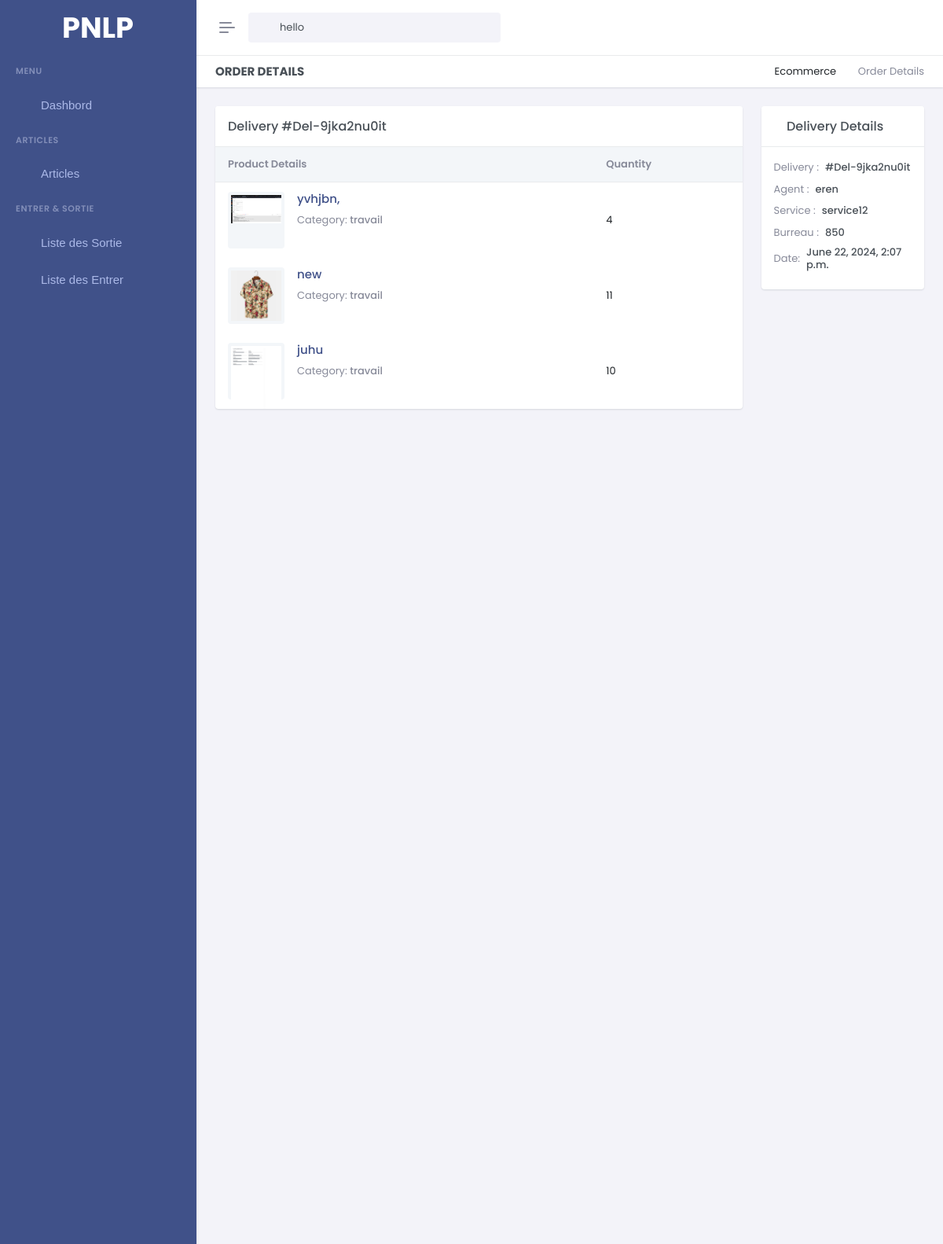
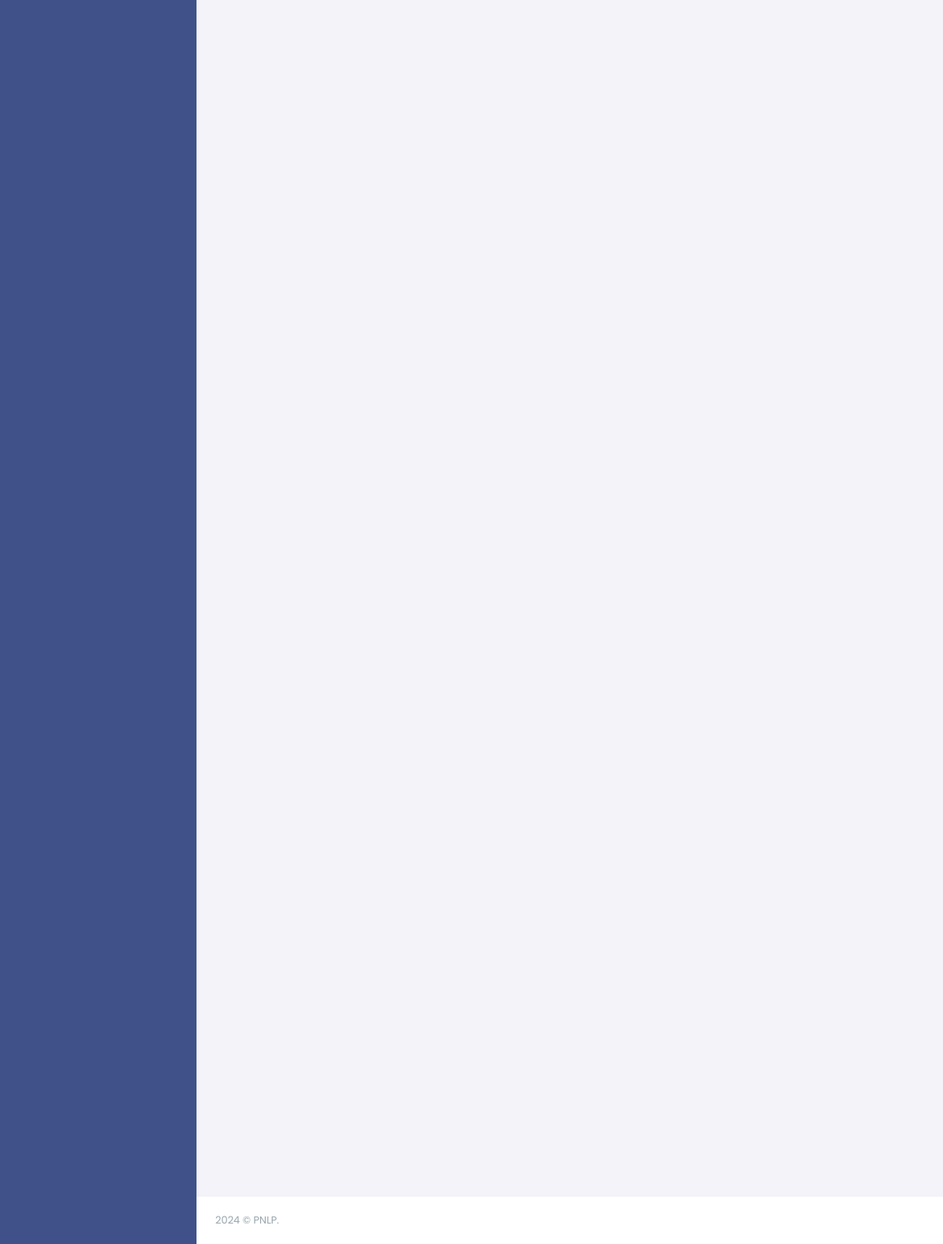
The page /delivery-detail/Del-9jka2nu0it on the database its author committed (2 pictures, top to bottom).
### gestion/models.py (models this page shows, shortened)
class Delivery(models.Model):
    did = ShortUUIDField(unique=True, length=10, max_length= 20 , alphabet='abcdefghijklmnopqrstuvwxyz1234567890' , editable=False,  prefix='Del-')
    user = models.ForeignKey(User, on_delete=models.SET_NULL , null=True , blank=True)
    post = models.CharField(max_length=200)
    service = models.CharField(max_length=200, blank=True, null=True)
    date = models.DateTimeField(auto_now_add=True)

class DeliveryProduct(models.Model):
    delivery = models.ForeignKey(Delivery,on_delete=models.SET_NULL , null=True)
    product = models.ForeignKey(Product,on_delete=models.CASCADE)
    quantity = models.PositiveIntegerField()

class Product(models.Model):
    pid = ShortUUIDField(unique=True, length=10, max_length= 20 , alphabet='abcdefghijklmnopqrstuvwxyz1234567890' , editable=False,  prefix='Prod-')
    title = models.CharField(max_length=100, default='untitle product')
    category = models.ForeignKey(Category,on_delete=models.SET_NULL , null=True , related_name='category')
    quantity = models.PositiveIntegerField()
    description = models.TextField()
    image = models.ImageField(default="./new-document.png", null = False,blank= False, upload_to='product_image' )
    created_at = models.DateTimeField(auto_now_add=True)
    updated_at = models.DateTimeField(auto_now=True)

class Category(models.Model):
    cid = ShortUUIDField(unique=True, length=10, max_length= 20 , alphabet='abcdefghijklmnopqrstuvwxyz1234567890' , editable=False,  prefix='Cat-')
    title = models.CharField(max_length=100, default='untitle category')
    created_at = models.DateTimeField(auto_now_add=True)
    updated_at = models.DateTimeField(auto_now=True)
    def __str__(self):
        return self.title

### userauth/models.py (models this page shows)
class User(AbstractUser):
    id= ShortUUIDField(unique=True, length=4, max_length= 20 ,prefix='', alphabet='1234567890',primary_key=True)
    email = models.EmailField(unique=True)
    username = models.CharField(max_length=60, unique=True)
    image= models.ImageField(default="./default.jpg")
    phone = models.CharField(max_length=200, blank=True, null=True)
    def __str__(self):
        return self.username

### gestion/views.py (the view)
# urls.py: path('delivery-detail/<did>' ,DeliveryDetail, name='delivery'),
def DeliveryDetail(request, did) :
    delivery = Delivery.objects.get(did=did)
    products = DeliveryProduct.objects.filter(delivery=delivery.id)
    context = {
        'delivery':delivery,
        'products':products,
    }
    return render(request, 'pages/deliveries/delivery-detail.html', context)

### gestion/context_processor.py (called while the page is built)
def is_admin(user):
    try:
        admin_profile = AdminProfile.objects.get(user=user)
        return True
    except AdminProfile.DoesNotExist:
        return False

### templates/pages/deliveries/delivery-detail.html (shortened to what this page needs)
{% extends 'base/base.html' %}
{% load static %}
{% block 'content' %}
<div class="main-content">
    <div class="page-content">
        <div class="container-fluid">
            <div class="row">
                <div class="col-12">
                    <div class="page-title-box d-sm-flex align-items-center justify-content-between bg-galaxy-transparent">
                        <h4 class="mb-sm-0">Order Details</h4>
                        <div class="page-title-right">
                            <ol class="breadcrumb m-0">
                                <li class="breadcrumb-item"><a href="javascript: void(0);">Ecommerce</a></li>
                                <li class="breadcrumb-item active">Order Details</li>
                            </ol>
                        </div>
                    </div>
                </div>
            </div>
            <div class="row">
                <div class="col-xl-9">
                    <div class="card">
                        <div class="card-header">
                            <div class="d-flex align-items-center">
                                <h5 class="card-title flex-grow-1 mb-0">Delivery #{{delivery.did}}</h5>
                            </div>
                        </div>
                        <div class="card-body">
                            <div class="table-responsive table-card">
                                <table class="table table-nowrap align-middle table-borderless mb-0">
                                    <thead class="table-light text-muted">
                                        <tr>
                                            <th scope="col">Product Details</th>
                                            <th scope="col">Quantity</th>
                                        </tr>
                                    </thead>
                                    <tbody>
                                        {% for product in products %}
                                        <tr>
                                            <td>
                                                <div class="d-flex">
                                                    <div class="flex-shrink-0 avatar-md bg-light rounded p-1">
                                                        <img src="{{product.product.image.url}}" alt="" class="img-fluid d-block">
                                                    </div>
                                                    <div class="flex-grow-1 ms-3">
                                                        <h5 class="fs-15"><a href="apps-ecommerce-product-details.html" class="link-primary">{{product.product.title}}</a></h5>
                                                        <p class="text-muted mb-0">Category: <span class="fw-medium">{{product.product.category}}</span></p>
                                                    </div>
                                                </div>
                                            </td>
                                            <td class="m-auto">{{product.quantity}}</td>
                                        </tr>
                                        {% endfor %}
                                    </tbody>
                                </table>
                            </div>
                        </div>
                    </div>
                </div>
                <div class="col-xl-3">
                    <div class="card">
                        <div class="card-header">
                            <h5 class="card-title mb-0"><i class="ri-secure-payment-line align-bottom me-1 text-muted"></i>Delivery Details</h5>
                        </div>
                        <div class="card-body">
                            <div class="d-flex align-items-center mb-2">
                                <div class="flex-shrink-0">
                                    <p class="text-muted mb-0">Delivery :</p>
                                </div>
                                <div class="flex-grow-1 ms-2">
                                    <h6 class="mb-0">#{{delivery.did}}</h6>
                                </div>
                            </div>
                            <div class="d-flex align-items-center mb-2">
                                <div class="flex-shrink-0">
                                    <p class="text-muted mb-0">Agent :</p>
                                </div>
                                <div class="flex-grow-1 ms-2">
                                    <h6 class="mb-0">{{delivery.user}}</h6>
                                </div>
                            </div>
                            <div class="d-flex align-items-center mb-2">
                                <div class="flex-shrink-0">
                                    <p class="text-muted mb-0">Service :</p>
                                </div>
                                <div class="flex-grow-1 ms-2">
                                    <h6 class="mb-0">{{delivery.service}}</h6>
                                </div>
                            </div>
                            <div class="d-flex align-items-center mb-2">
                                <div class="flex-shrink-0">
                                    <p class="text-muted mb-0">Burreau :</p>
                                </div>
                                <div class="flex-grow-1 ms-2">
                                    <h6 class="mb-0">{{delivery.post}}</h6>
                                </div>
                            </div>
                            <div class="d-flex align-items-center mb-2">
                                <div class="flex-shrink-0">
                                    <p class="text-muted mb-0">Date:</p>
                                </div>
                                <div class="flex-grow-1 ms-2">
                                    <h6 class="mb-0">{{delivery.date}}</h6>
                                </div>
                            </div>
                        </div>
                    </div>
                </div>
            </div>
        </div>
    </div>
    <footer class="footer">
        <div class="container-fluid">
            <div class="row">
                <div class="col-sm-6">
                </div>
                <div class="col-sm-6">
                    <div class="text-sm-end d-none d-sm-block">
                    </div>
                </div>
            </div>
        </div>
    </footer>
</div>
{% endblock %}

### rows shown on the page
Delivery: did "Del-9jka2nu0it", user "eren", service "service12", post "850", date "June 22, 2024, 2:07 p.m."
DeliveryProduct: product.image (picture), product "yvhjbn,", product.category "travail", quantity "4"
DeliveryProduct: product.image (picture), product "new", product.category "travail", quantity "11"
DeliveryProduct: product.image (picture), product "juhu", product.category "travail", quantity "10"
